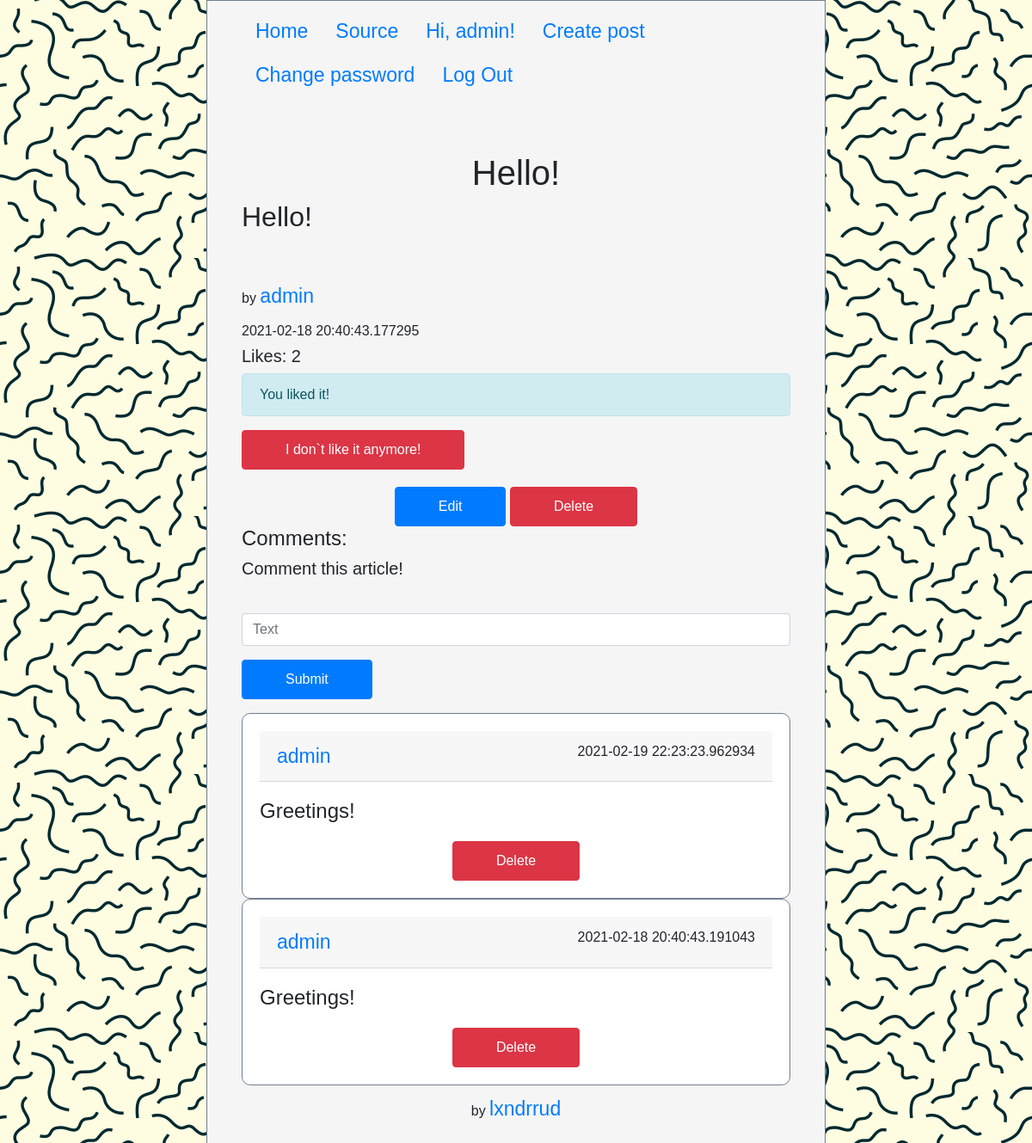
Page /post/1/ (signed in) on the earlier database version.
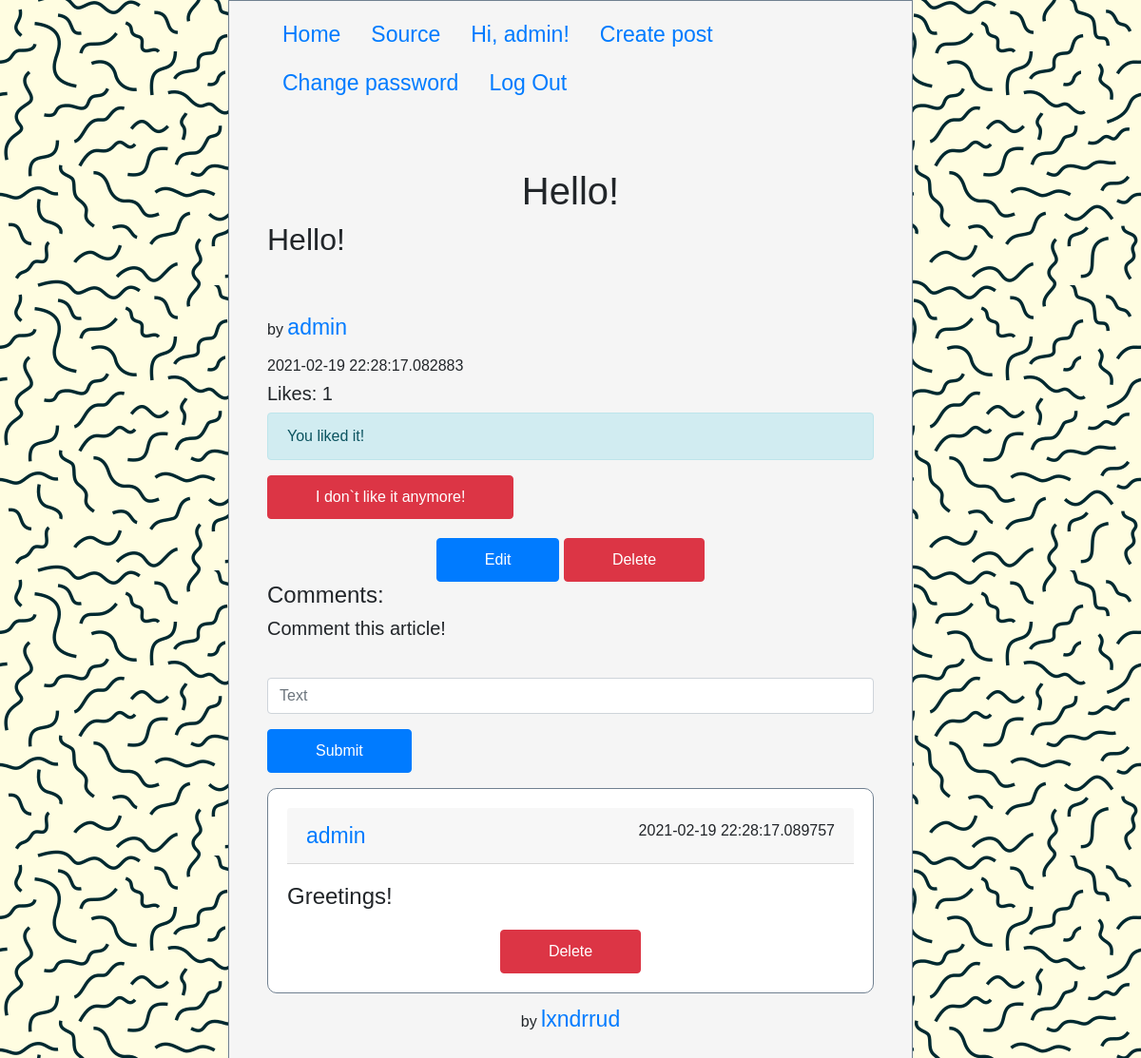
Same page on the later database version.
### script.py (models this page shows, shortened)
class Post(db.Model):
    id = db.Column(db.Integer, primary_key=True)
    title = db.Column(db.String(50), nullable=False)
    text = db.Column(db.String(500), nullable=False)
    datetime = db.Column(db.DateTime, nullable=False, default=datetime.now())
    author_nickname = db.Column(db.String(50), db.ForeignKey('user.nickname'))
    commentaries = db.relationship('Commentary', backref=db.backref('post'))
    likes = db.relationship('Like', backref=db.backref('post'))

class Commentary(db.Model):
    id = db.Column(db.Integer, primary_key=True)
    text = db.Column(db.String(200), nullable=False)
    datetime = db.Column(db.DateTime, nullable=False, default=datetime.now())
    author_nickname = db.Column(db.String(50), db.ForeignKey('user.nickname'))
    post_id = db.Column(db.Integer, db.ForeignKey('post.id'))

### script.py (the view)
@app.route('/post/<int:post_id>/')
def post_detail(post_id):
    post = Post.query.filter_by(id=post_id).first()
    comments = post.commentaries
    comments.reverse()
    if session['is_authenticated']:
        is_liked = Like.query.filter_by(user_nickname=session['nickname'], post_id = post_id).first() is not None
    else:
        is_liked = False
    likes = len(post.likes)
    return render_template('posts/post_detail.html', post=post, comments=comments, likes=likes, is_liked=is_liked)

### templates/posts/post_detail.html (shortened to what this page needs)
{% extends 'base.html' %}
{% block content %}
    <div class="post">
        <h1 class="post-title">{{ post.title }}</h1>
        <h2 class="post-text">{{ post.text }}</h2>
        <h6 class="post-author"><p>by <a href="{{ url_for('user_posts', nickname=post.author_nickname) }}">{{ post.author_nickname }}</a></h6>
        <h6 class="post-date">{{ post.datetime }}</h6>
        <h5>Likes: {{ likes }}</h5>
        {% if session.is_authenticated %}
            {% if is_liked %}
                <div class="alert alert-info" role="alert">
                    You liked it!
                </div>
                <a href="{{ url_for('unlike', post_id=post.id) }}" class="btn btn-danger">I don`t like it anymore!</a>
            {% else %}
                <a href="{{ url_for('like', post_id=post.id) }}" class="btn btn-primary">I like it!</a>
            {% endif %}
        {% endif %}
        <div class="post-links">
            {% if session.is_authenticated %}
                {% if session.nickname == post.author_nickname %}
                    <a href="{{ url_for('post_edit', post_id=post.id) }}" class="btn btn-primary">Edit</a>
                {% endif %}
                {% if session.nickname == post.author_nickname or session.role == 'Admin' %}
                    <a href="{{ url_for('post_delete', post_id=post.id) }}" class="btn btn-danger">Delete</a>
                {% endif %}
            {% endif %}
        </div>
        <h4>Comments:</h4>
        {% if session.is_authenticated %}
            <h5>Comment this article!</h5>
            <form action="{{ url_for('comment_create', post_id = post.id) }}" method="post">
                <div class="form-group">
                    <input type="text" id="comment-text" name="comment-text" required placeholder="Text" class="form-control">
                </div>
                <p><input type="submit" value="Submit" class="btn btn-primary"></p>
            </form>
        {% endif %}
        {% for comment in comments %}
            <div class="card">
                <div class="card-body">
                    <div class="card-header"><a href="{{ url_for('user_posts', nickname=comment.author_nickname) }}">{{ comment.author_nickname }}</a><p style="float: right;">{{ comment.datetime }}</p></div>
                    <h4 class="card-text">{{ comment.text }}</h4>
                    <div class="post-links">
                        {% if session.is_authenticated %}
                            {% if session.nickname == post.author_nickname or session.role == 'Admin' %}
                                <a href="{{ url_for('comment_delete', post_id=post.id, comment_id=comment.id) }}" class="btn btn-danger">Delete</a>
                            {% endif %}
                        {% endif %}
                    </div>
                </div>
            </div>
        {% endfor %}
    </div>
{% endblock content %}

### templates/base.html (shortened to what this page needs)
<!doctype html>
<html lang="en">
<head>
    <link rel="stylesheet" href="https://maxcdn.bootstrapcdn.com/bootstrap/4.0.0/css/bootstrap.min.css">
    <link rel="stylesheet" href="{{ url_for('static', filename='css/style.css') }}">
</head>
<body>
    <div class="wrapper">
        <ul class="nav">
            <li class="nav-item">
                <a class="nav-link" href="{{ url_for('home') }}">Home</a>
            </li>
            <li class="nav-item">
                <a href="https://github.com/lxndrrud/flaskalc" class="nav-link">Source</a>
            </li>
            {% if session.is_authenticated %}
                <li class="nav-item">
                    <a class="nav-link" href="{{ url_for('user_posts', nickname=session.nickname) }}">Hi, {{ session.nickname }}!</a>
                </li>
                <li class="nav-item">
                    <a class="nav-link" href="{{ url_for('post_create') }}">Create post</a>
                </li>
                <li class="nav-item">
                    <a class="nav-link" href="{{ url_for('change_password') }}">Change password</a>
                </li>
                <li class="nav-item">
                    <a class="nav-link" href="{{ url_for('logout') }}">Log Out</a>
                </li>
            {% endif %}
        </ul>
        <div class="content">{% block content %}{% endblock content %}</div>
        <div class="footer">
            <p>by <a href="https://github.com/lxndrrud">lxndrrud</a></p>
        </div>
    </div>
</body>
</html>

### static/css/style.css (style rules this page uses)
* { margin: 0; padding: 0; }
html, body { font-family: Helvetica; }
body { background: url(../volnistye-linii.png); word-wrap: break-word; }
.wrapper { background: whitesmoke; width: 60%; min-height: 100vh; margin: 0 20%; border: 1px solid slategrey; }
a { font-size: 23px; }
.nav { padding-left: 40px; padding-top: 10px; border-width: 0px; }
.content { margin: 0; padding-top: 35px; padding-left: 40px; padding-right: 40px; box-sizing: border-box; padding-bottom: 10px; min-height: calc(100vh - 90px); }
.footer { height: 90px; vertical-align: bottom; text-align: center; }
.card { border-radius: 10px; border: none; }
.card-body { text-align: center; border-radius: 10px; border: 1px solid slategrey; }
.post { margin-top: 30px; }
.post-title { text-align: center; }
.post-author { margin-top: 60px; }
.post-links { text-align: center; margin-top: 20px; }
.btn { padding: 10px 50px; }
.form-group { margin-top: 40px; }

### templates/posts/post_detail.html (style rules this page uses)
.card-header { text-align: left; }
.card-text { margin-top: 20px; text-align: left; }

Differences in the rows shown:
removed Commentary: author_nickname "admin", datetime "2021-02-19 22:23:23.962934", text "Greetings!"
changed Post "Hello!": datetime "2021-02-18 20:40:43.177295" → "2021-02-19 22:28:17.082883"
changed Commentary "Greetings!": datetime "2021-02-18 20:40:43.191043" → "2021-02-19 22:28:17.089757"
Other differences:
{{ likes }}: "2" → "1"
